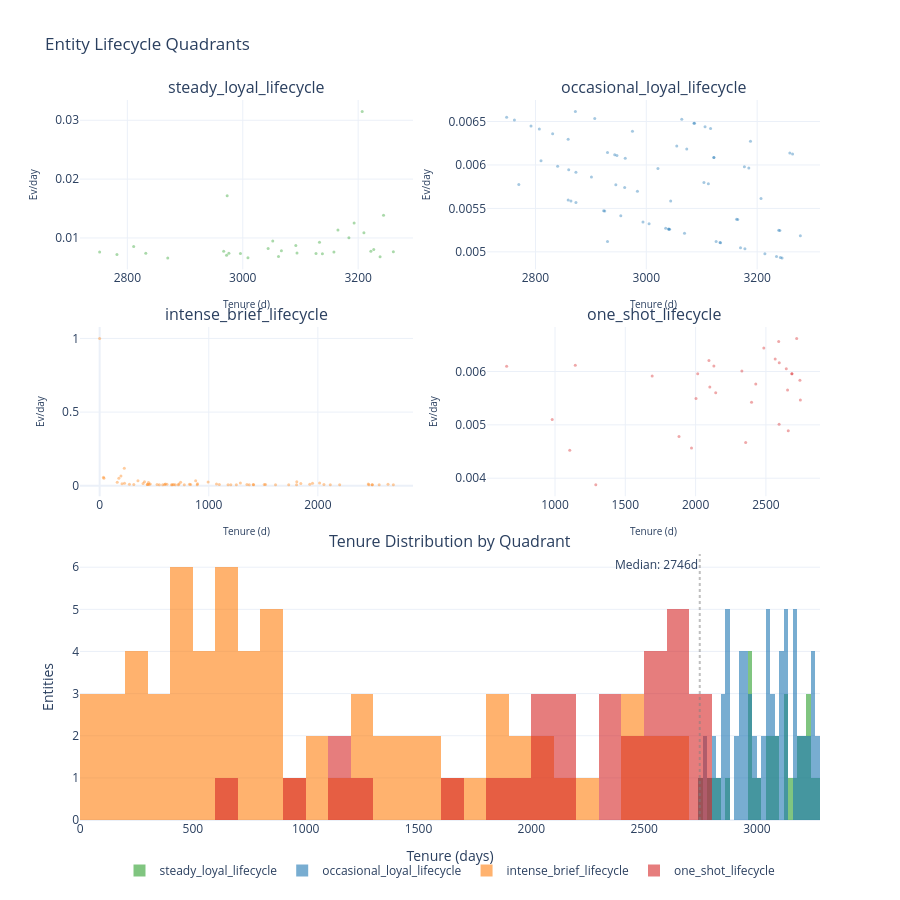

The code cell stored with this chart in its notebook:
### Code cell
# Combined panel: small multiples (top 2x2) + tenure histogram (bottom)
fig = make_subplots(
    rows=3, cols=2,
    subplot_titles=[*quadrant_order, "Tenure Distribution by Quadrant", ""],
    specs=[[{}, {}], [{}, {}], [{"colspan": 2}, None]],
    vertical_spacing=0.08, horizontal_spacing=0.10,
    row_heights=[0.28, 0.28, 0.44],
)

# Top 2x2: scatter per quadrant
positions = [(1, 1), (1, 2), (2, 1), (2, 2)]
for (row, col), q in zip(positions, quadrant_order):
    subset = lifecycles[lifecycles["lifecycle_quadrant"] == q]
    fig.add_trace(go.Scatter(
        x=subset["duration_days"], y=subset["intensity"],
        mode="markers", marker=dict(color=quadrant_colors[q], opacity=0.4, size=3),
        showlegend=False,
    ), row=row, col=col)
    fig.update_xaxes(title_text="Tenure (d)", title_font_size=10, row=row, col=col)
    fig.update_yaxes(title_text="Ev/day", title_font_size=10, row=row, col=col)

# Bottom: overlaid tenure histograms
for q in quadrant_order:
    subset = lifecycles[lifecycles["lifecycle_quadrant"] == q]
    fig.add_trace(go.Histogram(
        x=subset["duration_days"], nbinsx=40, name=q,
        marker_color=quadrant_colors[q], opacity=0.6,
    ), row=3, col=1)

fig.add_vline(x=tenure_median, line_dash="dot", line_color="gray", opacity=0.5,
              row=3, col=1, annotation_text=f"Median: {tenure_median:.0f}d",
              annotation_position="top left")

fig.update_layout(
    barmode="overlay", template="plotly_white", height=900,
    title="Entity Lifecycle Quadrants",
    legend=dict(orientation="h", yanchor="top", y=-0.05, xanchor="center", x=0.5),
    margin=dict(b=80),
)
fig.update_xaxes(title_text="Tenure (days)", row=3, col=1)
fig.update_yaxes(title_text="Entities", row=3, col=1)
display_figure(fig)

### Figure 1 — Plotly figure (JSON) as saved in the notebook; plotly's stock layout.template omitted (floating-point values rounded to 4 significant figures)
{"data": [{"marker": {"color": "#2ca02c", "opacity": 0.4, "size": 3}, "mode": "markers", "showlegend": false, "type": "scatter", "x": [3062, 3261, 2972, 3227, 3138, 3127, 2976, 3207, 3044, 3133, 3165, 2973, 3067, 3009, 2967, 3052, 2870, 2782, 2752, 3244, 3210, 3092, 3238, 3222, 3094, 3193, 2996, 3158, 2811, 3184, 2832], "xaxis": "x", "y": [0.006858, 0.007666, 0.007066, 0.008057, 0.00733, 0.007355, 0.007392, 0.03149, 0.008213, 0.009256, 0.01137, 0.01715, 0.007825, 0.006647, 0.007752, 0.009502, 0.00662, 0.007189, 0.007631, 0.01387, 0.0109, 0.008732, 0.006794, 0.007759, 0.007434, 0.01253, 0.007343, 0.0076, 0.008538, 0.01005, 0.007415], "yaxis": "y"}, {"marker": {"color": "#1f77b4", "opacity": 0.4, "size": 3}, "mode": "markers", "showlegend": false, "type": "scatter", "x": [3122, 3278, 3133, 3235, 2873, 2945, 2831, 3073, 3116, 3241, 3134, 3042, 2864, 2923, 3069, 3178, 3086, 2930, 2859, 3207, 2984, 3064, 2860, 3041, 2840, 2872, 3044, 2901, 2961, 3040, 2770, 2807, 2762, 2994, 2943, 2930, 3242, 2925, 3112, 3163, 2792, 3170, 3055, 3239, 3259, 3005, 3185, 2907, 3104, 2954, 3245, 2947, 3214, 2975, 3188, 2873, 3177, 2748, 3021, 3122, 2810, 3035, 3087, 3126, 2962, 3106, 3165, 3264, 2859], "xaxis": "x2", "y": [0.006086, 0.005186, 0.005107, 0.004946, 0.005917, 0.005772, 0.006358, 0.006183, 0.006418, 0.005245, 0.005105, 0.00526, 0.005587, 0.005474, 0.005213, 0.005035, 0.006481, 0.005119, 0.005596, 0.005613, 0.005697, 0.006527, 0.005944, 0.005261, 0.005986, 0.006616, 0.005585, 0.00586, 0.005741, 0.005263, 0.005776, 0.006413, 0.006517, 0.005344, 0.006116, 0.006143, 0.004935, 0.00547, 0.005784, 0.005375, 0.006447, 0.005047, 0.006219, 0.005249, 0.006137, 0.005324, 0.005965, 0.006536, 0.005799, 0.005416, 0.004931, 0.006108, 0.004978, 0.006387, 0.006274, 0.005569, 0.00598, 0.00655, 0.005958, 0.006086, 0.00605, 0.005272, 0.006479, 0.005118, 0.006077, 0.006439, 0.005371, 0.006127, 0.006296], "yaxis": "y2"}, {"marker": {"color": "#ff7f0e", "opacity": 0.4, "size": 3}, "mode": "markers", "showlegend": false, "type": "scatter", "x": [1253, 313, 897, 2468, 1951, 226, 547, 273, 2500, 617, 894, 1926, 439, 464, 727, 351, 195, 35, 658, 228, 2692, 776, 411, 2016, 667, 39, 1350, 176, 1202, 161, 1844, 693, 1520, 880, 2462, 823, 1612, 1177, 2643, 448, 721, 526, 436, 1071, 1371, 2497, 1411, 596, 1805, 742, 1408, 0, 1733, 2562, 205, 2114, 2056, 1807, 678, 1290, 1097, 602, 398, 994, 2200, 834, 578, 1509, 453], "xaxis": "x3", "y": [0.007183, 0.009585, 0.01338, 0.006888, 0.01691, 0.1195, 0.007313, 0.01099, 0.0068, 0.009724, 0.00783, 0.0109, 0.009112, 0.01293, 0.01238, 0.03419, 0.06667, 0.05714, 0.007599, 0.01754, 0.007801, 0.007732, 0.02676, 0.01835, 0.007496, 0.05128, 0.008148, 0.05114, 0.006656, 0.02484, 0.01518, 0.007215, 0.009211, 0.03409, 0.01137, 0.009721, 0.006824, 0.007647, 0.009837, 0.02232, 0.006935, 0.009506, 0.009174, 0.01214, 0.007294, 0.007209, 0.007087, 0.008389, 0.006648, 0.02426, 0.009233, 1.0, 0.007501, 0.006635, 0.01463, 0.006623, 0.008268, 0.02767, 0.00885, 0.01938, 0.009116, 0.01163, 0.01508, 0.02515, 0.007273, 0.008393, 0.00692, 0.007952, 0.00883], "yaxis": "y3"}, {"marker": {"color": "#d62728", "opacity": 0.4, "size": 3}, "mode": "markers", "showlegend": false, "type": "scatter", "x": [2654, 2645, 2745, 980, 1882, 2659, 1691, 2095, 1971, 2329, 2685, 2485, 1105, 2685, 2130, 2591, 2015, 1144, 2594, 2143, 2566, 656, 2356, 2101, 2742, 1290, 2428, 2595, 2003, 2719, 2398], "xaxis": "x4", "y": [0.005652, 0.006049, 0.005464, 0.005102, 0.004782, 0.004889, 0.005914, 0.006205, 0.004566, 0.006011, 0.005959, 0.006439, 0.004525, 0.005959, 0.006103, 0.006561, 0.005955, 0.006119, 0.005012, 0.0056, 0.006235, 0.006098, 0.004669, 0.005712, 0.005835, 0.003876, 0.005766, 0.006166, 0.005492, 0.00662, 0.005421], "yaxis": "y4"}, {"marker": {"color": "#2ca02c"}, "name": "steady_loyal_lifecycle", "nbinsx": 40, "opacity": 0.6, "type": "histogram", "x": [3062, 3261, 2972, 3227, 3138, 3127, 2976, 3207, 3044, 3133, 3165, 2973, 3067, 3009, 2967, 3052, 2870, 2782, 2752, 3244, 3210, 3092, 3238, 3222, 3094, 3193, 2996, 3158, 2811, 3184, 2832], "xaxis": "x5", "yaxis": "y5"}, {"marker": {"color": "#1f77b4"}, "name": "occasional_loyal_lifecycle", "nbinsx": 40, "opacity": 0.6, "type": "histogram", "x": [3122, 3278, 3133, 3235, 2873, 2945, 2831, 3073, 3116, 3241, 3134, 3042, 2864, 2923, 3069, 3178, 3086, 2930, 2859, 3207, 2984, 3064, 2860, 3041, 2840, 2872, 3044, 2901, 2961, 3040, 2770, 2807, 2762, 2994, 2943, 2930, 3242, 2925, 3112, 3163, 2792, 3170, 3055, 3239, 3259, 3005, 3185, 2907, 3104, 2954, 3245, 2947, 3214, 2975, 3188, 2873, 3177, 2748, 3021, 3122, 2810, 3035, 3087, 3126, 2962, 3106, 3165, 3264, 2859], "xaxis": "x5", "yaxis": "y5"}, {"marker": {"color": "#ff7f0e"}, "name": "intense_brief_lifecycle", "nbinsx": 40, "opacity": 0.6, "type": "histogram", "x": [1253, 313, 897, 2468, 1951, 226, 547, 273, 2500, 617, 894, 1926, 439, 464, 727, 351, 195, 35, 658, 228, 2692, 776, 411, 2016, 667, 39, 1350, 176, 1202, 161, 1844, 693, 1520, 880, 2462, 823, 1612, 1177, 2643, 448, 721, 526, 436, 1071, 1371, 2497, 1411, 596, 1805, 742, 1408, 0, 1733, 2562, 205, 2114, 2056, 1807, 678, 1290, 1097, 602, 398, 994, 2200, 834, 578, 1509, 453], "xaxis": "x5", "yaxis": "y5"}, {"marker": {"color": "#d62728"}, "name": "one_shot_lifecycle", "nbinsx": 40, "opacity": 0.6, "type": "histogram", "x": [2654, 2645, 2745, 980, 1882, 2659, 1691, 2095, 1971, 2329, 2685, 2485, 1105, 2685, 2130, 2591, 2015, 1144, 2594, 2143, 2566, 656, 2356, 2101, 2742, 1290, 2428, 2595, 2003, 2719, 2398], "xaxis": "x5", "yaxis": "y5"}], "layout": {"annotations": [{"font": {"size": 16}, "showarrow": false, "text": "steady_loyal_lifecycle", "x": 0.225, "xanchor": "center", "xref": "paper", "y": 1.0, "yanchor": "bottom", "yref": "paper"}, {"font": {"size": 16}, "showarrow": false, "text": "occasional_loyal_lifecycle", "x": 0.775, "xanchor": "center", "xref": "paper", "y": 1.0, "yanchor": "bottom", "yref": "paper"}, {"font": {"size": 16}, "showarrow": false, "text": "intense_brief_lifecycle", "x": 0.225, "xanchor": "center", "xref": "paper", "y": 0.6848, "yanchor": "bottom", "yref": "paper"}, {"font": {"size": 16}, "showarrow": false, "text": "one_shot_lifecycle", "x": 0.775, "xanchor": "center", "xref": "paper", "y": 0.6848, "yanchor": "bottom", "yref": "paper"}, {"font": {"size": 16}, "showarrow": false, "text": "Tenure Distribution by Quadrant", "x": 0.5, "xanchor": "center", "xref": "paper", "y": 0.3696, "yanchor": "bottom", "yref": "paper"}, {"showarrow": false, "text": "Median: 2746d", "x": 2746.0, "xanchor": "right", "xref": "x5", "y": 1, "yanchor": "top", "yref": "y5 domain"}], "barmode": "overlay", "height": 900, "legend": {"orientation": "h", "x": 0.5, "xanchor": "center", "y": -0.05, "yanchor": "top"}, "margin": {"b": 80}, "shapes": [{"line": {"color": "gray", "dash": "dot"}, "opacity": 0.5, "type": "line", "x0": 2746.0, "x1": 2746.0, "xref": "x5", "y0": 0, "y1": 1, "yref": "y5 domain"}], "title": {"text": "Entity Lifecycle Quadrants"}, "xaxis": {"anchor": "y", "domain": [0.0, 0.45], "title": {"font": {"size": 10}, "text": "Tenure (d)"}}, "xaxis2": {"anchor": "y2", "domain": [0.55, 1.0], "title": {"font": {"size": 10}, "text": "Tenure (d)"}}, "xaxis3": {"anchor": "y3", "domain": [0.0, 0.45], "title": {"font": {"size": 10}, "text": "Tenure (d)"}}, "xaxis4": {"anchor": "y4", "domain": [0.55, 1.0], "title": {"font": {"size": 10}, "text": "Tenure (d)"}}, "xaxis5": {"anchor": "y5", "domain": [0.0, 1.0], "title": {"text": "Tenure (days)"}}, "yaxis": {"anchor": "x", "domain": [0.7648, 1.0], "title": {"font": {"size": 10}, "text": "Ev/day"}}, "yaxis2": {"anchor": "x2", "domain": [0.7648, 1.0], "title": {"font": {"size": 10}, "text": "Ev/day"}}, "yaxis3": {"anchor": "x3", "domain": [0.4496, 0.6848], "title": {"font": {"size": 10}, "text": "Ev/day"}}, "yaxis4": {"anchor": "x4", "domain": [0.4496, 0.6848], "title": {"font": {"size": 10}, "text": "Ev/day"}}, "yaxis5": {"anchor": "x5", "domain": [0.0, 0.3696], "title": {"text": "Entities"}}}}
